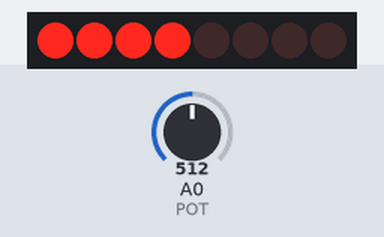
Simulated run of this sketch. Board: Arduino Uno, built with avr-gcc and run on an emulated ATmega328P. On the bench: 8 shift-register outputs drawn as a row of LEDs (first output left, lit = HIGH). Wiring (inferred from the names in the program): shift register (74HC595): data pin 8; shift clock pin 10; latch pin 9. Wiring (inferred from the signals the program sends): row of LEDs: on Q0, Q1, Q2, Q3, Q4, Q5, Q6, Q7. The inputs (shaded band) are chosen by the test bench; at power-on: A0 (POT) = 512.

Above: at 1.2 s.
1.3 s: A0 (POT) set to 716
At 1.8 s:
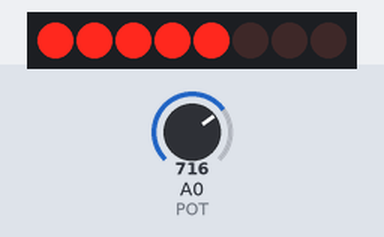
2.8 s: A0 (POT) set to 900
At 4.0 s:
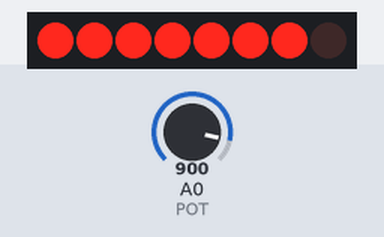
4.3 s: A0 (POT) set to 1023
At 5.4 s:
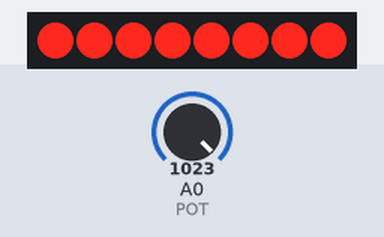
5.8 s: A0 (POT) set to 511
At 6.5 s:
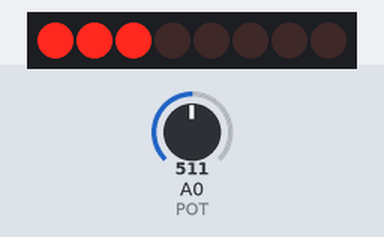
7.3 s: A0 (POT) set to 306
At 7.6 s:
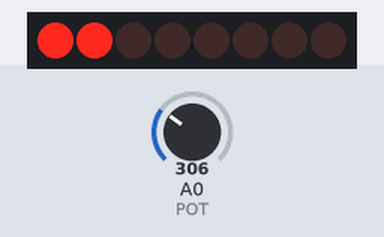
8.8 s: A0 (POT) set to 122
At 9.9 s:
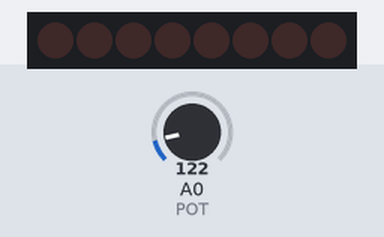
Timing chart, 0 to 11.3 s (numbered marks = the images above; inputs shaded):
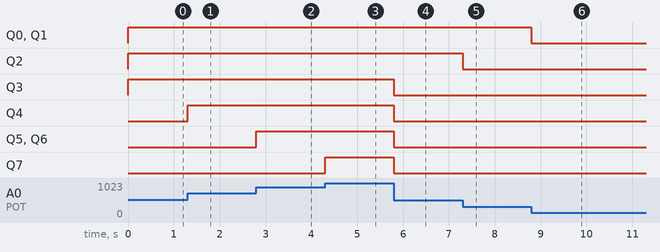

The sketch:

_29.2._Shift_Registers_LED_Animation_POT.ino
```cpp
const int SER   = 8;    //Serial output to shift register
const int LATCH = 9;    //Shift register latch pin
const int CLK   = 10;   //Shift register clock pin
const int POT = 0; //POT

int value;
int val[9] = {0, 1, 3, 7, 15, 31, 63, 127, 255};

void setup()
{
  //Set pins as outputs
  pinMode(SER, OUTPUT);
  pinMode(LATCH, OUTPUT);
  pinMode(CLK, OUTPUT);
}

void loop()
{
  value = analogRead(POT);
  value = map (value, 0, 1023, 0, 8);
  value = constrain(value, 0, 8);
  digitalWrite(LATCH, LOW);                //Latch low
  shiftOut(SER, CLK, MSBFIRST, val[value]); //Shift most sig. bit first
  digitalWrite(LATCH, HIGH);               //Latch high - show pattern
  delay(1);
}
```

Measured:
- after the input at 1.3 s, Q4: LOW → HIGH at once
- after the input at 2.8 s, Q5, Q6: LOW → HIGH at once
- after the input at 4.3 s, Q7: LOW → HIGH at once
- after the input at 5.8 s, Q3–7: HIGH → LOW at once
- after the input at 7.3 s, Q2: HIGH → LOW at once
- after the input at 8.8 s, Q0, Q1: HIGH → LOW at once
